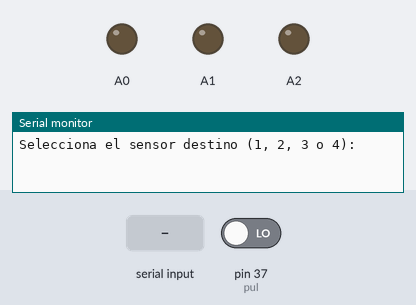
A sketch run on a simulated Arduino Mega 2560, built with avr-gcc and run on an emulated ATmega2560. On the bench: output pins drawn as LEDs (lit = HIGH), the last lines printed to the serial monitor. The inputs (shaded band) are chosen by the test bench; at power-on: pin 37 (pul) LOW.

Above: at 1.2 s.
1.3 s: "1" received over Serial
2.8 s: "2" received over Serial
At 3.6 s:
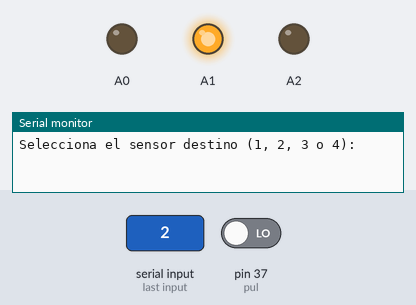
Timing chart, 0 to 5.8 s (numbered marks = the images above; inputs shaded):
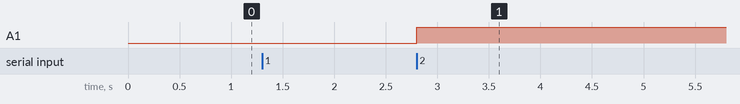

The sketch:

Emisor.ino
```cpp
int s;
int pul = 37;
int pd;
int t;

void setup() {

  Serial.begin(9600);
  Serial3.begin(9600);
  pinMode(pul, INPUT);
}

void loop() {

  Serial.println("Selecciona el sensor destino (1, 2, 3 o 4): ");

  while (Serial.available() == 0) {} // No hace nada mientras no haya un dato en serial

  if (Serial.available() > 0) { // Verifica que hayan escrito algo en el monitor serial

    pd = Serial.read(); // Lee el monitor serial
    Serial.println(pd); //

    if (pd == '1') { // El usuario selecciona el sensor 1 como destino
      Serial3.print('1'); // Manda el dato al receptor
    }

    if (pd == '2') { // El usuario selecciona el sensor 2 como destino
      Serial3.print('2'); // Manda el dato al receptor
    }

    if (pd == '3') { // El usuario selecciona el sensor 3 como destino
      Serial3.print('3'); // Manda el dato al receptor
    }

    if (pd == '4') { // El usuario selecciona el sensor 4 como destino
      Serial3.print('4'); // Manda el dato al receptor
    }
  }

  Serial.available() == 0;
  Serial.print("Del 1 al 9, ¿Cuántos segundos deseas que permanezca el objeto en el destino que seleccionaste?");

  while (Serial.available() == 0) {} // No hace nada mientras no haya un dato en serial

  if (Serial.available() > 0) { // Verifica que hayan escrito algo en el monitor serial
    t = Serial.read();
    Serial.println(t);
    Serial3.print(t);
  }

  if (digitalRead(pul) == HIGH) // Si activa el pulsador del pin 37, debe pausarse
  {
    Serial3.print('p'); // Manda el dato al receptor como 'p'
    analogWrite(A0, 0);
    analogWrite(A1, 0);
    analogWrite(A2, 255);
  }
    else {

      s = Serial3.read();

      if (s == 'd') {
        analogWrite(A0, 255);
        analogWrite(A1, 0);
        analogWrite(A2, 0);
      }
      else if (s = 'i') {
        analogWrite(A0, 0);
        analogWrite(A1, 255);
        analogWrite(A2, 0);
      }
    }
  }
```

Measured:
- after the input at 2.8 s, A1: LOW → HIGH at once
